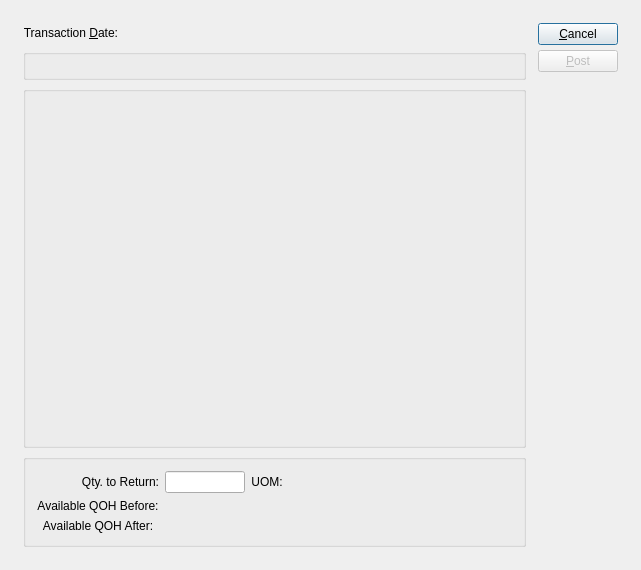
<?xml version="1.0" encoding="UTF-8"?>
<ui version="4.0">
 <comment>This file is part of the xTuple ERP: PostBooks Edition, a free and
open source Enterprise Resource Planning software suite,
Copyright (c) 1999-2019 by OpenMFG LLC, d/b/a xTuple.
It is licensed to you under the Common Public Attribution License
version 1.0, the full text of which (including xTuple-specific Exhibits)
is available at www.xtuple.com/CPAL.  By using this software, you agree
to be bound by its terms.</comment>
 <class>returnWoMaterialItem</class>
 <widget class="QDialog" name="returnWoMaterialItem">
  <property name="geometry">
   <rect>
    <x>0</x>
    <y>0</y>
    <width>641</width>
    <height>570</height>
   </rect>
  </property>
  <property name="windowTitle">
   <string>Return Work Order Material Item</string>
  </property>
  <layout class="QGridLayout" name="gridLayout_4">
   <item row="0" column="0">
    <layout class="QGridLayout" name="gridLayout_3">
     <property name="margin">
      <number>12</number>
     </property>
     <property name="spacing">
      <number>12</number>
     </property>
     <item row="0" column="0">
      <layout class="QGridLayout" name="gridLayout_2">
       <item row="0" column="0">
        <layout class="QHBoxLayout" name="horizontalLayout">
         <item>
          <widget class="QLabel" name="_transDateLit">
           <property name="text">
            <string>Transaction &amp;Date:</string>
           </property>
           <property name="alignment">
            <set>Qt::AlignRight|Qt::AlignTrailing|Qt::AlignVCenter</set>
           </property>
           <property name="buddy">
            <cstring>_transDate</cstring>
           </property>
          </widget>
         </item>
         <item>
          <widget class="DLineEdit" name="_transDate">
           <property name="sizePolicy">
            <sizepolicy hsizetype="Preferred" vsizetype="Fixed">
             <horstretch>0</horstretch>
             <verstretch>0</verstretch>
            </sizepolicy>
           </property>
          </widget>
         </item>
         <item>
          <spacer>
           <property name="orientation">
            <enum>Qt::Horizontal</enum>
           </property>
           <property name="sizeType">
            <enum>QSizePolicy::Expanding</enum>
           </property>
           <property name="sizeHint" stdset="0">
            <size>
             <width>20</width>
             <height>20</height>
            </size>
           </property>
          </spacer>
         </item>
        </layout>
       </item>
       <item row="1" column="0">
        <widget class="QGroupBox" name="_woGroup">
         <property name="title">
          <string/>
         </property>
         <layout class="QGridLayout" name="gridLayout">
          <item row="0" column="0">
           <widget class="WoCluster" name="_wo">
            <property name="focusPolicy">
             <enum>Qt::StrongFocus</enum>
            </property>
           </widget>
          </item>
         </layout>
        </widget>
       </item>
       <item row="2" column="0">
        <widget class="QGroupBox" name="groupBox">
         <property name="title">
          <string/>
         </property>
         <layout class="QGridLayout">
          <item row="0" column="0">
           <widget class="WomatlCluster" name="_womatl">
            <property name="sizePolicy">
             <sizepolicy hsizetype="Expanding" vsizetype="Expanding">
              <horstretch>0</horstretch>
              <verstretch>0</verstretch>
             </sizepolicy>
            </property>
            <property name="minimumSize">
             <size>
              <width>0</width>
              <height>170</height>
             </size>
            </property>
            <property name="focusPolicy">
             <enum>Qt::StrongFocus</enum>
            </property>
           </widget>
          </item>
          <item row="0" column="1">
           <spacer>
            <property name="orientation">
             <enum>Qt::Horizontal</enum>
            </property>
            <property name="sizeHint" stdset="0">
             <size>
              <width>40</width>
              <height>20</height>
             </size>
            </property>
           </spacer>
          </item>
         </layout>
        </widget>
       </item>
       <item row="3" column="0">
        <widget class="QGroupBox" name="_qtyGroup">
         <property name="title">
          <string/>
         </property>
         <property name="alignment">
          <set>Qt::AlignRight</set>
         </property>
         <layout class="QGridLayout">
          <item row="0" column="0">
           <widget class="QLabel" name="_qtyLit">
            <property name="text">
             <string>Qty. to Return:</string>
            </property>
            <property name="alignment">
             <set>Qt::AlignRight|Qt::AlignTrailing|Qt::AlignVCenter</set>
            </property>
           </widget>
          </item>
          <item row="0" column="1">
           <widget class="XLineEdit" name="_qty">
            <property name="maximumSize">
             <size>
              <width>80</width>
              <height>32767</height>
             </size>
            </property>
            <property name="alignment">
             <set>Qt::AlignRight</set>
            </property>
           </widget>
          </item>
          <item row="0" column="2">
           <widget class="QLabel" name="_uomLit">
            <property name="text">
             <string>UOM:</string>
            </property>
            <property name="alignment">
             <set>Qt::AlignCenter</set>
            </property>
           </widget>
          </item>
          <item row="0" column="3">
           <widget class="QLabel" name="_uom">
            <property name="text">
             <string/>
            </property>
            <property name="alignment">
             <set>Qt::AlignCenter</set>
            </property>
           </widget>
          </item>
          <item row="1" column="0">
           <widget class="QLabel" name="_beforeQtyLit">
            <property name="minimumSize">
             <size>
              <width>80</width>
              <height>0</height>
             </size>
            </property>
            <property name="text">
             <string>Available QOH Before:</string>
            </property>
            <property name="alignment">
             <set>Qt::AlignCenter</set>
            </property>
           </widget>
          </item>
          <item row="1" column="1">
           <widget class="XLabel" name="_beforeQty">
            <property name="minimumSize">
             <size>
              <width>80</width>
              <height>0</height>
             </size>
            </property>
            <property name="alignment">
             <set>Qt::AlignRight|Qt::AlignTrailing|Qt::AlignVCenter</set>
            </property>
           </widget>
          </item>
          <item row="2" column="0">
           <widget class="QLabel" name="_afterQtyLit">
            <property name="minimumSize">
             <size>
              <width>80</width>
              <height>0</height>
             </size>
            </property>
            <property name="text">
             <string>Available QOH After:</string>
            </property>
            <property name="alignment">
             <set>Qt::AlignCenter</set>
            </property>
           </widget>
          </item>
          <item row="2" column="1">
           <widget class="XLabel" name="_afterQty">
            <property name="minimumSize">
             <size>
              <width>80</width>
              <height>0</height>
             </size>
            </property>
            <property name="alignment">
             <set>Qt::AlignRight|Qt::AlignTrailing|Qt::AlignVCenter</set>
            </property>
           </widget>
          </item>
          <item row="0" column="4">
           <spacer>
            <property name="orientation">
             <enum>Qt::Horizontal</enum>
            </property>
            <property name="sizeHint" stdset="0">
             <size>
              <width>40</width>
              <height>20</height>
             </size>
            </property>
           </spacer>
          </item>
         </layout>
        </widget>
       </item>
      </layout>
     </item>
     <item row="0" column="1">
      <layout class="QHBoxLayout">
       <property name="spacing">
        <number>0</number>
       </property>
       <property name="margin">
        <number>0</number>
       </property>
       <item>
        <spacer>
         <property name="orientation">
          <enum>Qt::Vertical</enum>
         </property>
         <property name="sizeType">
          <enum>QSizePolicy::Expanding</enum>
         </property>
         <property name="sizeHint" stdset="0">
          <size>
           <width>0</width>
           <height>20</height>
          </size>
         </property>
        </spacer>
       </item>
       <item>
        <layout class="QVBoxLayout">
         <property name="spacing">
          <number>5</number>
         </property>
         <property name="margin">
          <number>0</number>
         </property>
         <item>
          <widget class="QPushButton" name="_close">
           <property name="text">
            <string>&amp;Cancel</string>
           </property>
          </widget>
         </item>
         <item>
          <widget class="QPushButton" name="_return">
           <property name="enabled">
            <bool>false</bool>
           </property>
           <property name="text">
            <string>&amp;Post</string>
           </property>
           <property name="autoDefault">
            <bool>true</bool>
           </property>
          </widget>
         </item>
         <item>
          <spacer>
           <property name="orientation">
            <enum>Qt::Vertical</enum>
           </property>
           <property name="sizeType">
            <enum>QSizePolicy::Expanding</enum>
           </property>
           <property name="sizeHint" stdset="0">
            <size>
             <width>20</width>
             <height>20</height>
            </size>
           </property>
          </spacer>
         </item>
        </layout>
       </item>
      </layout>
     </item>
    </layout>
   </item>
  </layout>
 </widget>
 <layoutdefault spacing="6" margin="11"/>
 <customwidgets>
  <customwidget>
   <class>DLineEdit</class>
   <extends>QWidget</extends>
   <header>datecluster.h</header>
   <container>1</container>
  </customwidget>
  <customwidget>
   <class>WoCluster</class>
   <extends>QWidget</extends>
   <header>wocluster.h</header>
  </customwidget>
  <customwidget>
   <class>WomatlCluster</class>
   <extends>QWidget</extends>
   <header>womatlcluster.h</header>
  </customwidget>
  <customwidget>
   <class>XLabel</class>
   <extends>QLabel</extends>
   <header>xlabel.h</header>
  </customwidget>
  <customwidget>
   <class>XLineEdit</class>
   <extends>QLineEdit</extends>
   <header>xlineedit.h</header>
   <container>1</container>
  </customwidget>
 </customwidgets>
 <tabstops>
  <tabstop>_transDate</tabstop>
  <tabstop>_wo</tabstop>
  <tabstop>_womatl</tabstop>
  <tabstop>_qty</tabstop>
  <tabstop>_return</tabstop>
  <tabstop>_close</tabstop>
 </tabstops>
 <resources/>
 <connections>
  <connection>
   <sender>_womatl</sender>
   <signal>valid(bool)</signal>
   <receiver>_return</receiver>
   <slot>setEnabled(bool)</slot>
   <hints>
    <hint type="sourcelabel">
     <x>20</x>
     <y>20</y>
    </hint>
    <hint type="destinationlabel">
     <x>20</x>
     <y>20</y>
    </hint>
   </hints>
  </connection>
  <connection>
   <sender>_wo</sender>
   <signal>newId(int)</signal>
   <receiver>_womatl</receiver>
   <slot>setWoid(int)</slot>
   <hints>
    <hint type="sourcelabel">
     <x>20</x>
     <y>20</y>
    </hint>
    <hint type="destinationlabel">
     <x>20</x>
     <y>20</y>
    </hint>
   </hints>
  </connection>
  <connection>
   <sender>_close</sender>
   <signal>clicked()</signal>
   <receiver>returnWoMaterialItem</receiver>
   <slot>reject()</slot>
   <hints>
    <hint type="sourcelabel">
     <x>20</x>
     <y>20</y>
    </hint>
    <hint type="destinationlabel">
     <x>20</x>
     <y>20</y>
    </hint>
   </hints>
  </connection>
 </connections>
</ui>
